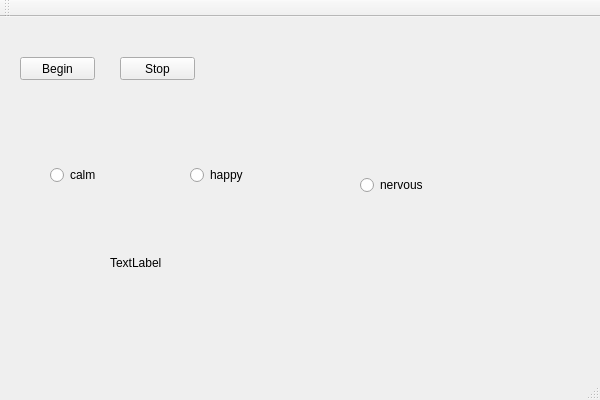
<?xml version="1.0" encoding="UTF-8"?>
<ui version="4.0">
 <class>VRMClass</class>
 <widget class="QMainWindow" name="VRMClass">
  <property name="geometry">
   <rect>
    <x>0</x>
    <y>0</y>
    <width>600</width>
    <height>400</height>
   </rect>
  </property>
  <property name="windowTitle">
   <string>VRM</string>
  </property>
  <widget class="QWidget" name="centralWidget">
   <widget class="QPushButton" name="pushButton">
    <property name="geometry">
     <rect>
      <x>20</x>
      <y>40</y>
      <width>75</width>
      <height>23</height>
     </rect>
    </property>
    <property name="text">
     <string>Begin</string>
    </property>
   </widget>
   <widget class="QLabel" name="label">
    <property name="geometry">
     <rect>
      <x>110</x>
      <y>240</y>
      <width>54</width>
      <height>12</height>
     </rect>
    </property>
    <property name="text">
     <string>TextLabel</string>
    </property>
   </widget>
   <widget class="QPushButton" name="pushButton_2">
    <property name="geometry">
     <rect>
      <x>120</x>
      <y>40</y>
      <width>75</width>
      <height>23</height>
     </rect>
    </property>
    <property name="text">
     <string>Stop</string>
    </property>
   </widget>
   <widget class="QRadioButton" name="radioButton">
    <property name="geometry">
     <rect>
      <x>50</x>
      <y>150</y>
      <width>89</width>
      <height>16</height>
     </rect>
    </property>
    <property name="text">
     <string>calm</string>
    </property>
   </widget>
   <widget class="QRadioButton" name="radioButton_2">
    <property name="geometry">
     <rect>
      <x>190</x>
      <y>150</y>
      <width>89</width>
      <height>16</height>
     </rect>
    </property>
    <property name="text">
     <string>happy</string>
    </property>
   </widget>
   <widget class="QRadioButton" name="radioButton_3">
    <property name="geometry">
     <rect>
      <x>360</x>
      <y>160</y>
      <width>89</width>
      <height>16</height>
     </rect>
    </property>
    <property name="text">
     <string>nervous</string>
    </property>
   </widget>
  </widget>
  <widget class="QMenuBar" name="menuBar">
   <property name="geometry">
    <rect>
     <x>0</x>
     <y>0</y>
     <width>600</width>
     <height>23</height>
    </rect>
   </property>
  </widget>
  <widget class="QToolBar" name="mainToolBar">
   <attribute name="toolBarArea">
    <enum>TopToolBarArea</enum>
   </attribute>
   <attribute name="toolBarBreak">
    <bool>false</bool>
   </attribute>
  </widget>
  <widget class="QStatusBar" name="statusBar"/>
 </widget>
 <layoutdefault spacing="6" margin="11"/>
 <resources/>
 <connections/>
</ui>
